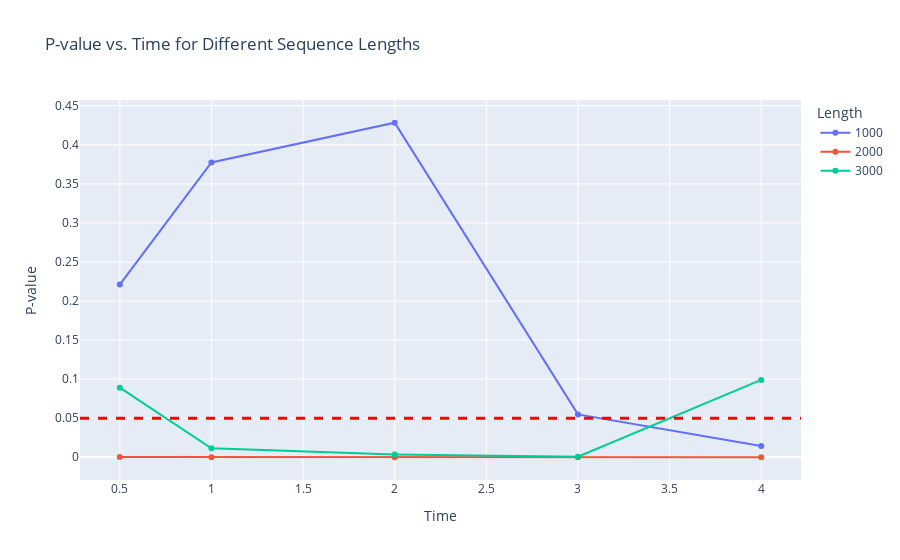

Here is the notebook cell this chart was saved with:
### Code cell
import plotly.express as px
# Time vs. p-value for each sequence length
fig_time_pvalue = px.line(df, x='Time', y='p-value', color='Length', markers=True,
                          labels={'p-value': 'P-value', 'Time': 'Time'},
                          title='P-value vs. Time for Different Sequence Lengths')
fig_time_pvalue.add_hline(y=0.05, line_width=3, line_dash="dash", line_color="red")

fig_time_pvalue.show()

### Figure 1 — Plotly figure (JSON) as saved in the notebook; plotly's stock layout.template omitted (floating-point values rounded to 4 significant figures)
{"data": [{"hovertemplate": "Length=1000<br>Time=%{x}<br>P-value=%{y}<extra></extra>", "legendgroup": "1000", "line": {"color": "#636efa", "dash": "solid"}, "marker": {"symbol": "circle"}, "mode": "markers+lines", "name": "1000", "orientation": "v", "showlegend": true, "type": "scatter", "x": [0.5, 1, 2, 3, 4], "xaxis": "x", "y": [0.221, 0.3775, 0.4283, 0.05487, 0.01449], "yaxis": "y"}, {"hovertemplate": "Length=2000<br>Time=%{x}<br>P-value=%{y}<extra></extra>", "legendgroup": "2000", "line": {"color": "#EF553B", "dash": "solid"}, "marker": {"symbol": "circle"}, "mode": "markers+lines", "name": "2000", "orientation": "v", "showlegend": true, "type": "scatter", "x": [0.5, 1, 2, 3, 4], "xaxis": "x", "y": [0.0002895, 0.0001409, 2.096e-05, 2.117e-09, 3.408e-09], "yaxis": "y"}, {"hovertemplate": "Length=3000<br>Time=%{x}<br>P-value=%{y}<extra></extra>", "legendgroup": "3000", "line": {"color": "#00cc96", "dash": "solid"}, "marker": {"symbol": "circle"}, "mode": "markers+lines", "name": "3000", "orientation": "v", "showlegend": true, "type": "scatter", "x": [0.5, 1, 2, 3, 4], "xaxis": "x", "y": [0.08913, 0.01147, 0.003541, 0.0006421, 0.09902], "yaxis": "y"}], "layout": {"legend": {"title": {"text": "Length"}, "tracegroupgap": 0}, "shapes": [{"line": {"color": "red", "dash": "dash", "width": 3}, "type": "line", "x0": 0, "x1": 1, "xref": "x domain", "y0": 0.05, "y1": 0.05, "yref": "y"}], "title": {"text": "P-value vs. Time for Different Sequence Lengths"}, "xaxis": {"anchor": "y", "domain": [0, 1], "title": {"text": "Time"}}, "yaxis": {"anchor": "x", "domain": [0, 1], "title": {"text": "P-value"}}}}
